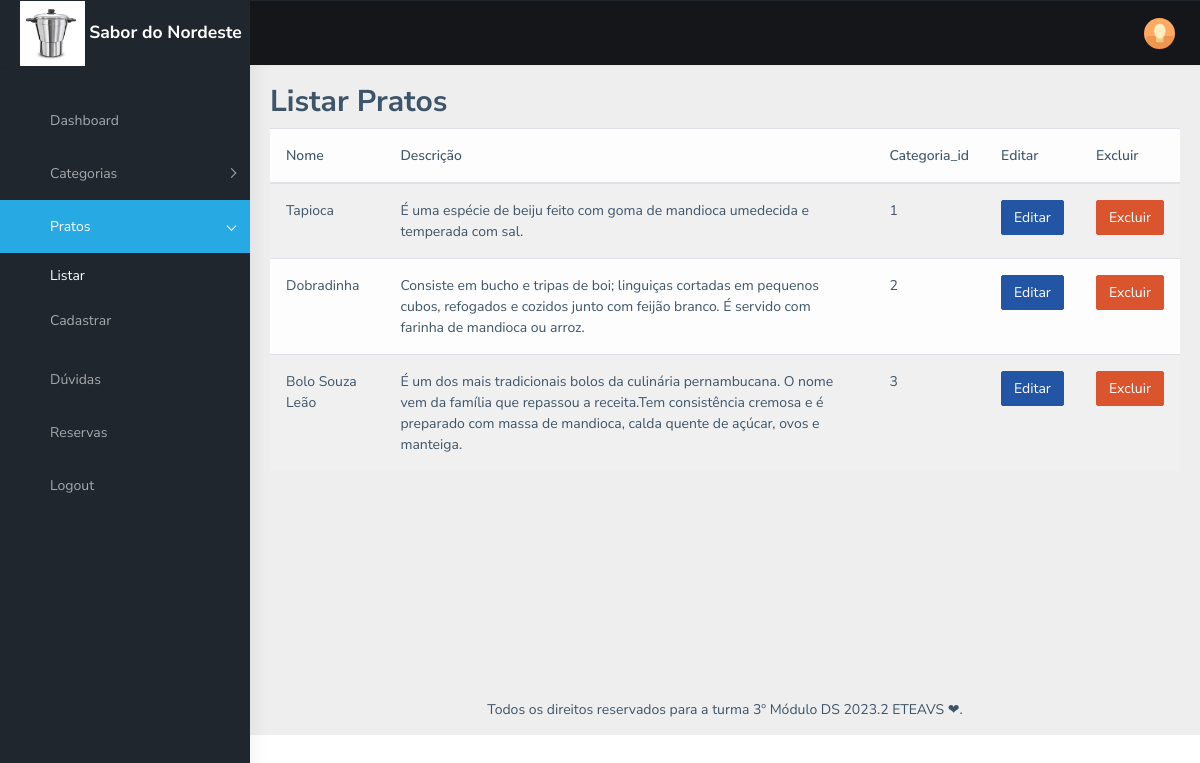
/admin/listar_pratos, run on the app's committed database.
### tables this page shows
CREATE TABLE pratos (
    id INTEGER PRIMARY KEY,
    nome TEXT NOT NULL,
    descricao TEXT,
    imagem BLOB,
    categoria_id INTEGER,
    FOREIGN KEY (categoria_id) REFERENCES categorias (id)
);

### app.py (the view)
@app.route("/admin/listar_pratos")
def listar_pratos():
    conn = get_db_connection()
    pratos = conn.execute('SELECT * FROM pratos').fetchall()
    conn.close()
    return render_template('admin2/listar_pratos.html', pratos=pratos)

### app.py (called while the page is built)
def get_db_connection():
    conn = sqlite3.connect('database\sqlite.db')
    conn.row_factory = sqlite3.Row
    return conn

### templates/admin2/listar_pratos.html (shortened to what this page needs)
{% extends 'base_adm.html' %}
{% block css %}{% endblock %}
{% block conteudo %}
 <h2>Listar Pratos</h2>
 <table class="table table-light table-striped table-hover">
            <thead>
                <tr>
                    <th>Nome</th>
                    <th>Descrição</th>
                    <th>Categoria_id</th>
                    <th>Editar</th>
                    <th>Excluir</th>
                </tr>
            </thead>
            <tbody>
                {% for pratos in pratos %}
            <tr>
                <td>{{pratos['nome']}}</td>
                <td>{{pratos['descricao']}}</td>
                <td>{{pratos['categoria_id']}}</td>
                <td><a href="{{url_for('editar_pratos', id=pratos['id'])}}" class="btn btn-info">Editar</a></td>
                <td><a href="{{url_for('excluir_pratos', id=pratos['id'])}}" class="btn btn-danger">Excluir</a></td>
            </tr>
                {% endfor %}
            </tbody>
        </table>
{% endblock %}

### templates/base_adm.html (shortened to what this page needs)
<!DOCTYPE html>
<html dir="ltr" lang="pt-BR">
<head>
    <link href="{{ url_for('static', filename='dist/css/style.min.css') }}" rel="stylesheet">
    <link rel="stylesheet" type="text/css" href="{{ url_for('static', filename='assets/extra-libs/DataTables/datatables.css') }}>
    {% block css %}{% endblock %}
</head>
<body>
  <div class="preloader">
      <div class="lds-ripple">
      </div>
  <div id="main-wrapper">
      <header class="topbar" data-navbarbg="skin5">
          {% include 'header.html' %}
      </header>
      <aside class="left-sidebar" data-sidebarbg="skin5">
          <div class="scroll-sidebar">
              <nav class="sidebar-nav">
                  <ul id="sidebarnav" class="p-t-30">
                     {% include 'menu.html' %}
                  </ul>
              </nav>
          </div>
      </aside>
      <div class="page-wrapper">
          <div class="container-fluid">
              {% block conteudo %}{% endblock %}
          </div>
          {% include 'footer.html' %}
      </div>
 </div>
</body>
</html>

### templates/header.html (shortened to what this page needs)
<nav class="navbar top-navbar navbar-expand-md navbar-dark">
  <div class="navbar-header" data-logobg="skin5">
          <a class="navbar-brand" href="">
          <b class="logo-icon p-l-10">
              <img src="{{ url_for('static', filename='img/cuscuzeira.ico') }}" alt="Restaurante Sabor do Nordeste" style="width: 30%;"> Sabor do Nordeste
          </b>
      </a>
  </div>
  <div class="navbar-collapse collapse" id="navbarSupportedContent" data-navbarbg="skin5">
      <ul class="navbar-nav float-right">
          <li class="nav-item dropdown">
              <a class="nav-link dropdown-toggle text-muted waves-effect waves-dark pro-pic" href="" data-toggle="dropdown" aria-haspopup="true" aria-expanded="false"><img src="{{ url_for('static', filename='assets/images/users/1.jpg') }}" alt="user" class="rounded-circle" width="31"></a>
          </li>
      </ul>
  </div>
</nav>

### templates/menu.html (shortened to what this page needs)
<li class="sidebar-item">
  <a class="sidebar-link waves-effect waves-dark sidebar-link" href="/dashboard" aria-expanded="false">
      <i class="mdi mdi-chart-bar"></i>
      <span class="hide-menu">Dashboard</span>
  </a>
</li>
<li class="sidebar-item">
  <a class="sidebar-link has-arrow waves-effect waves-dark" href="javascript:void(0)" aria-expanded="false">
      <i class="mdi mdi-view-dashboard"></i>
      <span class="hide-menu">Categorias</span>
  </a>
</li>
<li class="sidebar-item">
  <a class="sidebar-link has-arrow waves-effect waves-dark" href="javascript:void(0)" aria-expanded="false">
    <i class="mdi mdi-food"></i>
    <span class="hide-menu">Pratos</span>
  </a>
  <ul aria-expanded="false" class="collapse  first-level">
    <li class="sidebar-item"><a href="/admin/listar_pratos" class="sidebar-link"><i class="mdi mdi-format-list-bulleted"></i><span class="hide-menu"> Listar </span></a></li>
    <li class="sidebar-item"><a href="/admin/cadastrar_pratos" class="sidebar-link"><i class="mdi mdi-note-plus"></i><span class="hide-menu"> Cadastrar </span></a></li>
  </ul>
</li>
<li class="sidebar-item">
  <a class="sidebar-link waves-effect waves-dark sidebar-link" href="javascript:alert('Em breve!')" aria-expanded="false">
    <i class="mdi mdi-help-circle"></i>
    <span class="hide-menu">Dúvidas</span>
  </a>
</li>
<li class="sidebar-item">
  <a class="sidebar-link waves-effect waves-dark sidebar-link" href="javascript:alert('Em breve!')" aria-expanded="false">
    <i class="mdi mdi-calendar-clock"></i>
    <span class="hide-menu">Reservas</span>
  </a>
</li>
<li class="sidebar-item">
  <a class="sidebar-link waves-effect waves-dark sidebar-link" href="/" aria-expanded="false">
    <i class="mdi mdi-exit-to-app"></i>
    <span class="hide-menu">Logout</span>
  </a>
</li>

### templates/footer.html
<footer class="footer text-center">
  Todos os direitos reservados para a turma 3º Módulo DS 2023.2 ETEAVS ❤.
</footer>

### data on the page
pratos: nome "Tapioca", descricao "É uma espécie de beiju feito com goma de mandioca umedecida e temperada com sal.", categoria_id "1"
pratos: nome "Dobradinha", descricao "Consiste em bucho e tripas de boi; linguiças cortadas em pequenos cubos, refogados e cozidos junto com feijão branco. É servido com farinha de mandioca ou arroz.", categoria_id "2"
pratos: nome "Bolo Souza Leão", descricao "É um dos mais tradicionais bolos da culinária pernambucana. O nome vem da família que repassou a receita.Tem consistência cremosa e é preparado com massa de mandioca, calda quente de açúcar, ovos e manteiga.", categoria_id "3"
